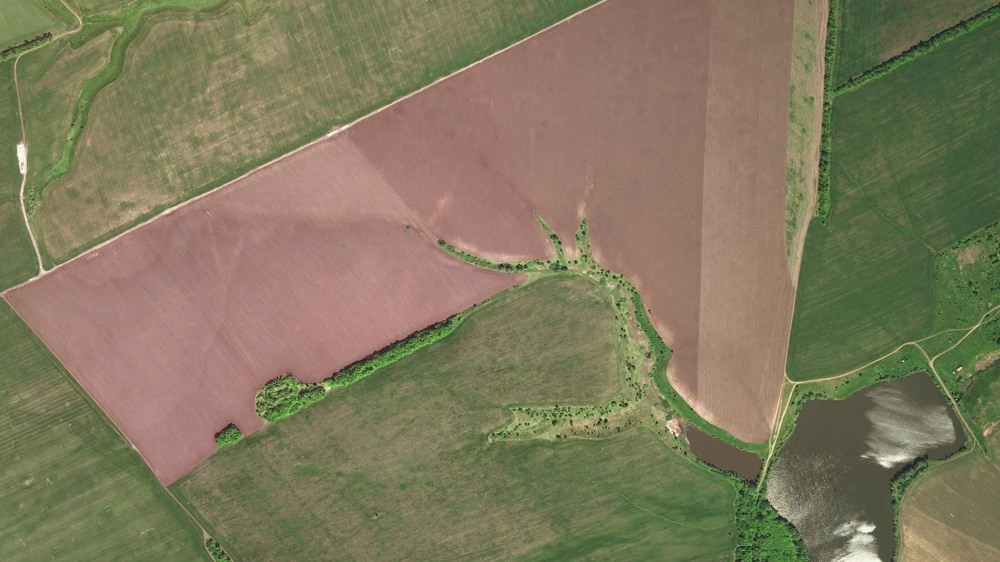
#> input picture camera/600.png, 1000 x 562 px, shrunk from 1920 x 1080 before the run
$ python crop.py
#> lines starting #> are read from the running program, lines starting #| are printed output that depends on the picture
import os
import cv2

def crop(input_path, output_dir):
    # Перевіряємо, чи існує вихідний каталог, якщо ні - створюємо його
#> called with input_path = './camera/600.png', output_dir = './c'
    if not os.path.exists(output_dir):
        os.makedirs(output_dir)
    else:
        # Якщо каталог існує, видаляємо всі файли в ньому
        for file in os.listdir(output_dir):
            file_path = os.path.join(output_dir, file)
            if os.path.isfile(file_path):
                os.remove(file_path)

    # Завантажуємо зображення у відтінках сірого
    img = cv2.imread(input_path, cv2.IMREAD_GRAYSCALE)
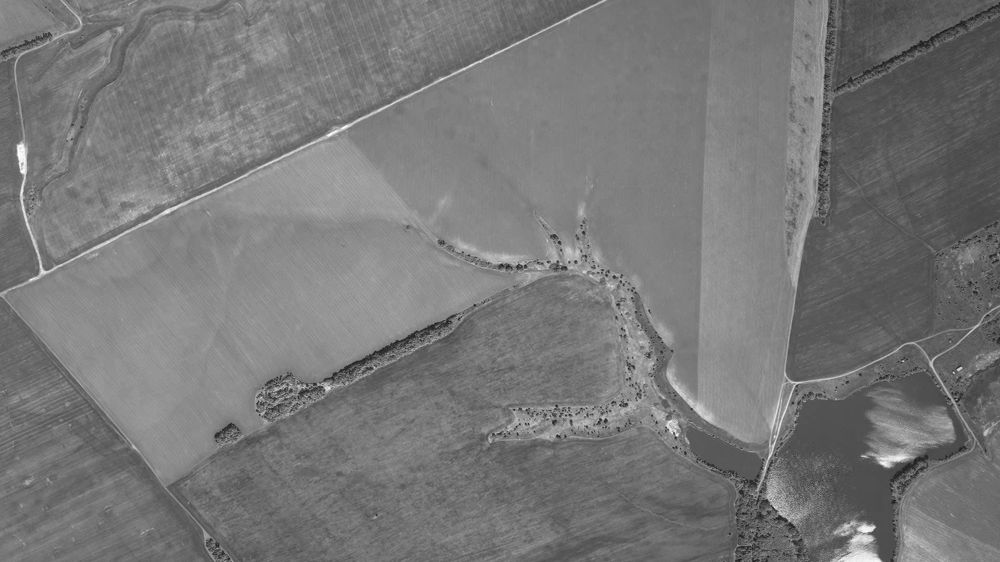
#> img: shape (562, 1000); min 23, max 253, mean 119.4
    height, width = img.shape
#> height = 562; width = 1000
    smaller_side = min(width, height)  # Знаходимо меншу сторону зображення
#> smaller_side = 562
    larger_side = max(width, height)  # Знаходимо більшу сторону зображення
#> larger_side = 1000

    # Обчислюємо крок для обрізки
    step = (larger_side - smaller_side) // 2
#> step = 219

    # Обрізаємо зображення на три частини
    for i, offset in enumerate([0, step, larger_side - smaller_side]):
        if width > height:
            left = offset
            upper = 0
        else:
            left = 0
            upper = offset

        right = left + smaller_side
        lower = upper + smaller_side

        # Обрізаємо зображення
        cropped_img = img[upper:lower, left:right]

        # Видаляємо шум за допомогою медіанного фільтра
        cropped_img = cv2.medianBlur(cropped_img, 3)

        # Регулюємо яскравість та контрастність
        cropped_img = cv2.convertScaleAbs(cropped_img, alpha=1.5, beta=20)

        # Зберігаємо обрізане зображення у вихідний каталог
        output_file = os.path.join(output_dir, f"{i + 1}.png")
        cv2.imwrite(output_file, cropped_img)
#> this loop made 3 passes
#> pass 1, in crop, `cropped_img = img[upper:lower, left:right]`:
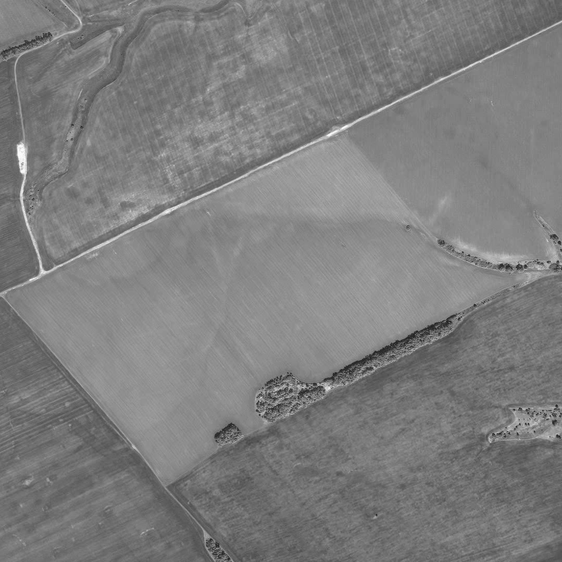
#> cropped_img: shape (562, 562); min 28, max 253, mean 125.5
#> pass 1, in crop, `cropped_img = cv2.convertScaleAbs(cropped_img, alpha=1.5, beta=20)`:
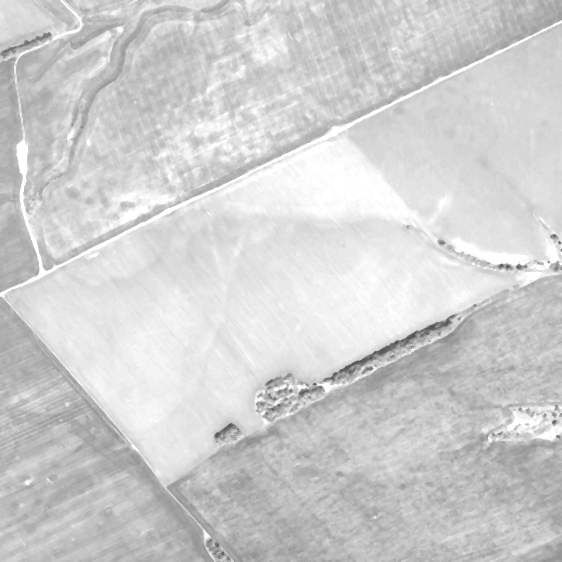
#> cropped_img: shape (562, 562); min 83, max 255, mean 207.8
#> pass 2, in crop, `cropped_img = img[upper:lower, left:right]`:
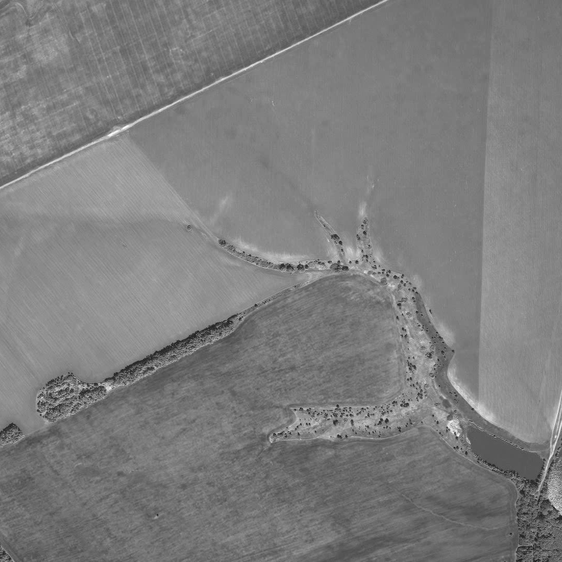
#> cropped_img: shape (562, 562); min 24, max 253, mean 125.1

crop('./camera/600.png', './c')  # Виклик функції crop для тестування
